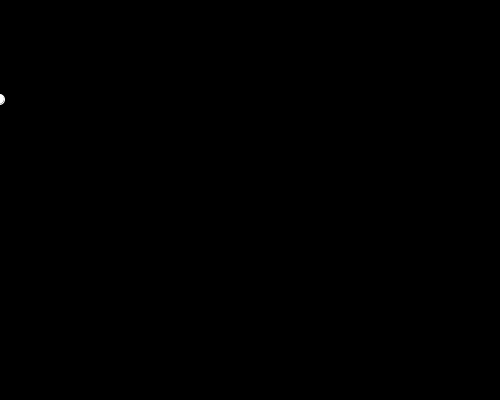
Frame 1 (no input)
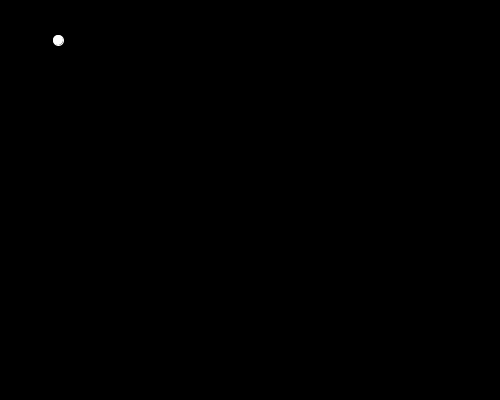
Frame 60 (the mouse pressed at the canvas centre just before this capture)
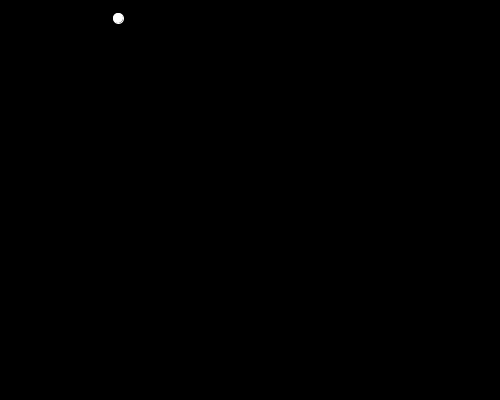
Frame 120 (the mouse held since frame 60 and released just before this capture)

The Processing sketch that drew these frames (run headless with seeded random() and noise(); from frame 60 on, the mouse is pressed at the canvas centre):

// Processing sketch: processing_82589
// ── processing_82589.pde

Ball gretta;

void setup()
{
  size(500, 400);
  frameRate(100);
  gretta= new Ball();

}
void draw()
{
  stroke(255);
  background(0);
 
  gretta.move();
  gretta.bounce();
  gretta.show();

}
class Ball
{
  int x;
  int y;
  boolean up, right;
  Ball()
  {
    x=0;
    y=100;
  }
 
    void move()
    {
      if (right==true)
      {
        x++;
      }
      if (right==false)
      {
        x--;
      }
      if (up==true)
      {
        y++;
      }
      if (up==false)
      {
        y--;
      }
    }
  void bounce()
  {
    if (x < 0)
    {
      right = true;
    } 
    if (x > 500)
    {
      right = false;
    }
    if (y<0)
    {
      up=true;
    }
    if (y > 400)
    {
      up=false;
    }
  }
  void show()
  {
    ellipse(x, y,10,10);
  }
}
